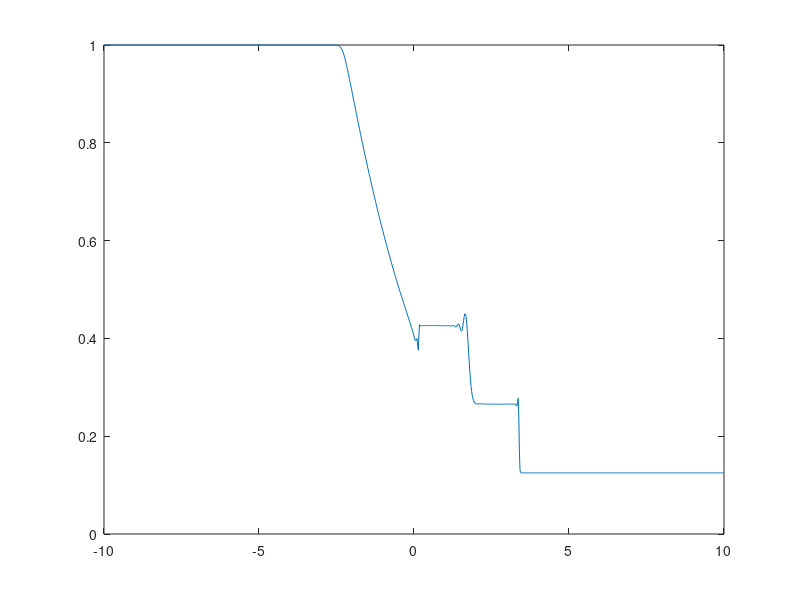
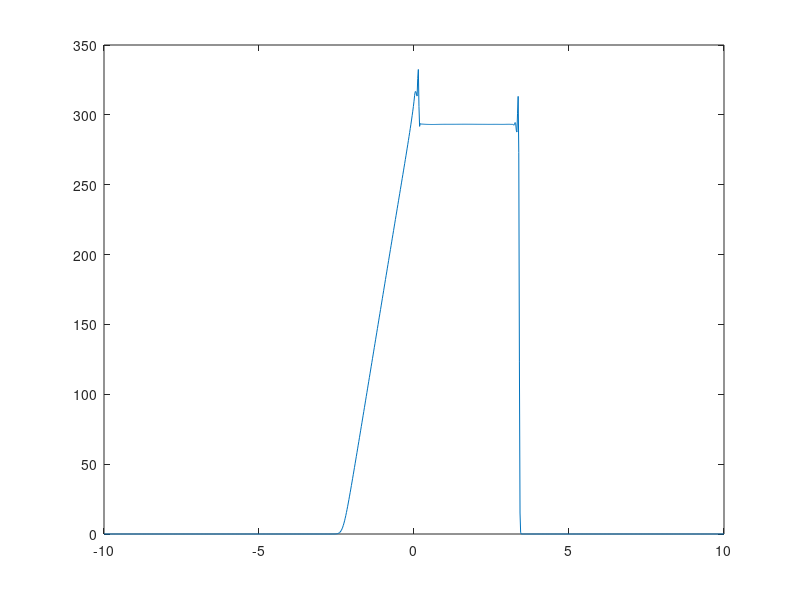

These charts were generated, in order, by the following MATLAB code:
% Parameters
gamma=1.4;
R=287.04;
cv=R/(gamma-1);
eps_e1=0.01  % diffusion constant
eps_e2=0.0
epsilon=.0000001  % hard limit buffer

% Set up space/time grids
xmin = -10;
xmax = 10;
N = 1001;
dx = (xmax-xmin)/(N-1);
x = [xmin: dx: xmax];
maxspeed=374.17;
cfl=0.4
dt=cfl*dx/maxspeed


% Pre-allocate a few variables
u=zeros(1,N);
rho=zeros(1,N);
p=zeros(1,N);
EU=zeros(3,N);
EF=zeros(3,N);

EUs=EU;
EFs=EF;


% Initial condition
p_L=10^5;
p_R=10^4;
rho_L=1.0;
rho_R=0.125;
u_L=0.0;
u_R=0.0;

i = 1;

for  i=1:N;
   if x(i)<=0 
      u(i)=u_L;
      rho(i)=rho_L;
      p(i)=p_L;
   else
      u(i)=u_R;
      rho(i)=rho_R;
      p(i)=p_R;
   end
end



% put into conservative euler form
EU(1,:)=rho;
EU(2,:)=rho.*u;
EU(3,:)=p./(gamma-1)+rho.*u.^2/2.0;
EUn = EU;
EFn = EF;
% Simulate according to diff. eq.
itime = 0
while itime <= 6.1e-3
    itime = itime + dt;
  
   EUn = EU;
   % Set up flux vector
   EFn(1,:)=EUn(2,:);
   EFn(2,:)=(3-gamma)*EUn(2,:).^2./(2.0.*EUn(1,:))...
             + (gamma-1)*EUn(3,:);
   EFn(3,:)=gamma*EUn(2,:).*EUn(3,:)./EUn(1,:) ...
             - (gamma-1)/2.0.*EUn(2,:).^3./EUn(1,:).^2 ;
         
    % predictor step      
  for i = 2: N-1
      EUs(:,i) = EUn(:,i) - dt/dx*(EFn(:,i+1)-EFn(:,i)) + eps_e1*(EUn(:,i+1) -2*EUn(:,i) + EUn(:,i-1)) ;
  end % here?
  
  % Force physical boundaries to avoid instability
      rho_check=EUs(1,i);
      if rho_check<=0.0 
         EUs(1,i)=epsilon;
      end
      u_check=EUs(2,i)/EUs(1,i);
      if u_check>= maxspeed + 290.0;
         EUs(2,i)=(maxspeed-epsilon)*EUs(1,i); 
      end
      p_check=(EUs(3,i)-EUs(2,i).^2./EUs(1,i)/2.0)*(gamma-1);
      if p_check<=0.0 
         EUs(3,i)=epsilon/(gamma-1)+EUs(2,i).^2./EUs(1,i)/2.0*(gamma-1) ;
      end

  % end % here
EUs(1,1)=rho_L;
EUs(2,1)=rho_L*u_L;
EUs(3,1)=p_L/(gamma-1)+rho_L*u_L^2/2.0;

EUs(1,end)=rho_R;
EUs(2,end)=rho_R*u_R;
EUs(3,end)=p_R/(gamma-1)+rho_R*u_R^2/2.0;
  
  EFs(1,:)=EUs(2,:);
  EFs(2,:)=(3-gamma)*EUs(2,:).^2./(2.0.*EUs(1,:))...
             + (gamma-1)*EUs(3,:);
  EFs(3,:)=gamma*EUs(2,:).*EUs(3,:)./EUs(1,:) ...
             - (gamma-1)/2.0.*EUs(2,:).^3./EUs(1,:).^2 ;
         % corrector step
         
   for i = 2:N-1
       EU(:,i)=0.5*(EUn(:,i)+EUs(:,i)) ...
                - dt/2.0/dx*(EFs(:,i)-EFs(:,i-1)) + eps_e2*(EUs(:,i+1) -2*EUs(:,i) + EUs(:,i-1)) ;
  
   
   % Force physical boundaries to avoid instability
      rho_check=EU(1,i);
      if rho_check<=0.0 
         EU(1,i)=epsilon;
      end
      u_check=EU(2,i)/EU(1,i);
      if u_check>= maxspeed + 290.0;
         EU(2,i)=(maxspeed-epsilon)*EU(1,i); 
      end
      p_check=(EU(3,i)-EU(2,i).^2./EU(1,i)/2.0)*(gamma-1);
      if p_check<=0.0 
         EU(3,i)=epsilon/(gamma-1)+EU(2,i).^2./EU(1,i)/2.0*(gamma-1);

      end
   end
      
%   figure(1)
% plot(x,EU(1,:))
% %hold on
% 
%  figure(2)
% plot(x,EU(2,:)./EU(1,:))
% %hold on


end  
rho=EU(1,:);
u=EU(2,:)./rho;
p=(EU(3,:)-rho.*u.^2/2.0)*(gamma-1)

  figure(1)
plot(x,EU(1,:))
%hold on

 figure(2)
plot(x,EU(2,:)./EU(1,:))
%hold on
